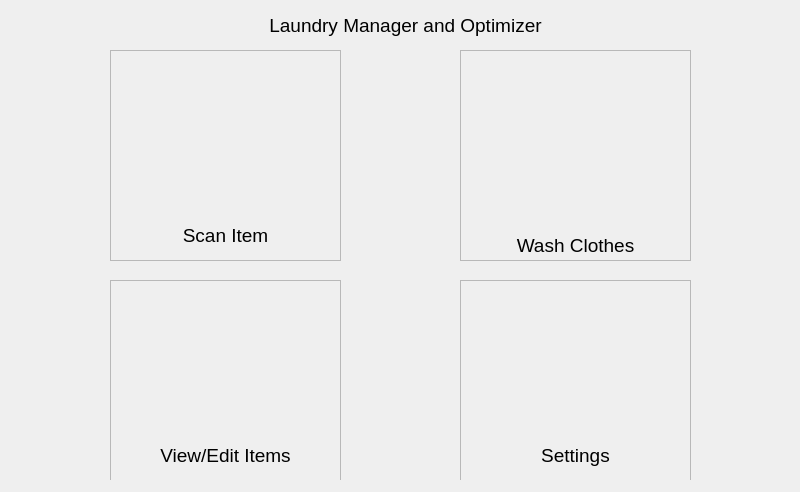
<?xml version="1.0" encoding="UTF-8"?>
<ui version="4.0">
 <class>MainMenu</class>
 <widget class="QMainWindow" name="MainMenu">
  <property name="geometry">
   <rect>
    <x>0</x>
    <y>0</y>
    <width>800</width>
    <height>492</height>
   </rect>
  </property>
  <property name="sizePolicy">
   <sizepolicy hsizetype="Minimum" vsizetype="Minimum">
    <horstretch>0</horstretch>
    <verstretch>0</verstretch>
   </sizepolicy>
  </property>
  <property name="minimumSize">
   <size>
    <width>800</width>
    <height>480</height>
   </size>
  </property>
  <property name="maximumSize">
   <size>
    <width>800</width>
    <height>492</height>
   </size>
  </property>
  <property name="baseSize">
   <size>
    <width>800</width>
    <height>480</height>
   </size>
  </property>
  <property name="windowTitle">
   <string>Laundry Manager and Optimizer</string>
  </property>
  <widget class="QWidget" name="mainMenuWidget">
   <property name="sizePolicy">
    <sizepolicy hsizetype="Maximum" vsizetype="Maximum">
     <horstretch>0</horstretch>
     <verstretch>0</verstretch>
    </sizepolicy>
   </property>
   <property name="minimumSize">
    <size>
     <width>320</width>
     <height>480</height>
    </size>
   </property>
   <property name="maximumSize">
    <size>
     <width>800</width>
     <height>480</height>
    </size>
   </property>
   <property name="baseSize">
    <size>
     <width>320</width>
     <height>480</height>
    </size>
   </property>
   <widget class="QFrame" name="scanItemFrame">
    <property name="geometry">
     <rect>
      <x>110</x>
      <y>50</y>
      <width>231</width>
      <height>211</height>
     </rect>
    </property>
    <property name="frameShape">
     <enum>QFrame::StyledPanel</enum>
    </property>
    <property name="frameShadow">
     <enum>QFrame::Raised</enum>
    </property>
    <widget class="QLabel" name="scanItemLabel">
     <property name="geometry">
      <rect>
       <x>0</x>
       <y>170</y>
       <width>231</width>
       <height>31</height>
      </rect>
     </property>
     <property name="font">
      <font>
       <pointsize>14</pointsize>
      </font>
     </property>
     <property name="text">
      <string>Scan Item</string>
     </property>
     <property name="alignment">
      <set>Qt::AlignCenter</set>
     </property>
    </widget>
    <widget class="QLabel" name="scanItemIcon">
     <property name="geometry">
      <rect>
       <x>30</x>
       <y>10</y>
       <width>181</width>
       <height>151</height>
      </rect>
     </property>
     <property name="text">
      <string/>
     </property>
     <property name="pixmap">
      <pixmap>img/icon_scan.png</pixmap>
     </property>
     <property name="scaledContents">
      <bool>true</bool>
     </property>
    </widget>
   </widget>
   <widget class="QFrame" name="washClothesFrame">
    <property name="geometry">
     <rect>
      <x>460</x>
      <y>50</y>
      <width>231</width>
      <height>211</height>
     </rect>
    </property>
    <property name="frameShape">
     <enum>QFrame::StyledPanel</enum>
    </property>
    <property name="frameShadow">
     <enum>QFrame::Raised</enum>
    </property>
    <widget class="QLabel" name="washClothesLabel">
     <property name="geometry">
      <rect>
       <x>0</x>
       <y>180</y>
       <width>231</width>
       <height>31</height>
      </rect>
     </property>
     <property name="font">
      <font>
       <pointsize>14</pointsize>
      </font>
     </property>
     <property name="text">
      <string>Wash Clothes</string>
     </property>
     <property name="alignment">
      <set>Qt::AlignCenter</set>
     </property>
    </widget>
    <widget class="QLabel" name="washClothesIcon">
     <property name="geometry">
      <rect>
       <x>60</x>
       <y>10</y>
       <width>120</width>
       <height>151</height>
      </rect>
     </property>
     <property name="sizePolicy">
      <sizepolicy hsizetype="Preferred" vsizetype="Preferred">
       <horstretch>0</horstretch>
       <verstretch>0</verstretch>
      </sizepolicy>
     </property>
     <property name="text">
      <string/>
     </property>
     <property name="pixmap">
      <pixmap>img/icon_wash.png</pixmap>
     </property>
     <property name="scaledContents">
      <bool>true</bool>
     </property>
    </widget>
   </widget>
   <widget class="QFrame" name="viewEditItemFrame">
    <property name="geometry">
     <rect>
      <x>110</x>
      <y>280</y>
      <width>231</width>
      <height>211</height>
     </rect>
    </property>
    <property name="frameShape">
     <enum>QFrame::StyledPanel</enum>
    </property>
    <property name="frameShadow">
     <enum>QFrame::Raised</enum>
    </property>
    <widget class="QLabel" name="viewEditItemLabel">
     <property name="geometry">
      <rect>
       <x>0</x>
       <y>160</y>
       <width>231</width>
       <height>31</height>
      </rect>
     </property>
     <property name="font">
      <font>
       <pointsize>14</pointsize>
      </font>
     </property>
     <property name="text">
      <string>View/Edit Items</string>
     </property>
     <property name="alignment">
      <set>Qt::AlignCenter</set>
     </property>
    </widget>
    <widget class="QLabel" name="viewEditItemIcon">
     <property name="geometry">
      <rect>
       <x>40</x>
       <y>0</y>
       <width>150</width>
       <height>150</height>
      </rect>
     </property>
     <property name="text">
      <string/>
     </property>
     <property name="pixmap">
      <pixmap>img/icon_viewedit.png</pixmap>
     </property>
     <property name="scaledContents">
      <bool>true</bool>
     </property>
    </widget>
   </widget>
   <widget class="QFrame" name="settingsFrame">
    <property name="geometry">
     <rect>
      <x>460</x>
      <y>280</y>
      <width>231</width>
      <height>211</height>
     </rect>
    </property>
    <property name="frameShape">
     <enum>QFrame::StyledPanel</enum>
    </property>
    <property name="frameShadow">
     <enum>QFrame::Raised</enum>
    </property>
    <widget class="QLabel" name="settingsLabel">
     <property name="geometry">
      <rect>
       <x>0</x>
       <y>160</y>
       <width>231</width>
       <height>31</height>
      </rect>
     </property>
     <property name="font">
      <font>
       <pointsize>14</pointsize>
      </font>
     </property>
     <property name="text">
      <string>Settings</string>
     </property>
     <property name="alignment">
      <set>Qt::AlignCenter</set>
     </property>
    </widget>
    <widget class="QLabel" name="settingsIcon">
     <property name="geometry">
      <rect>
       <x>40</x>
       <y>0</y>
       <width>145</width>
       <height>150</height>
      </rect>
     </property>
     <property name="text">
      <string/>
     </property>
     <property name="pixmap">
      <pixmap>img/icon_settings.png</pixmap>
     </property>
     <property name="scaledContents">
      <bool>true</bool>
     </property>
    </widget>
   </widget>
   <widget class="QLabel" name="appTitleLabel">
    <property name="geometry">
     <rect>
      <x>220</x>
      <y>10</y>
      <width>371</width>
      <height>31</height>
     </rect>
    </property>
    <property name="font">
     <font>
      <pointsize>14</pointsize>
     </font>
    </property>
    <property name="text">
     <string>Laundry Manager and Optimizer</string>
    </property>
    <property name="alignment">
     <set>Qt::AlignCenter</set>
    </property>
   </widget>
  </widget>
  <widget class="QToolBar" name="mainToolBar">
   <property name="enabled">
    <bool>false</bool>
   </property>
   <property name="maximumSize">
    <size>
     <width>0</width>
     <height>0</height>
    </size>
   </property>
   <attribute name="toolBarArea">
    <enum>TopToolBarArea</enum>
   </attribute>
   <attribute name="toolBarBreak">
    <bool>false</bool>
   </attribute>
  </widget>
 </widget>
 <layoutdefault spacing="6" margin="11"/>
 <resources/>
 <connections/>
</ui>
